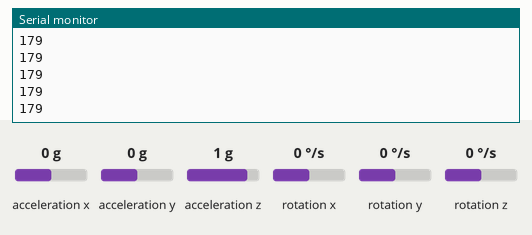
This program was run on a simulated ESP32. On the bench: the last lines printed to the serial monitor. The test bench sets the inputs (shaded band); at power-on: rotation z 0 °/s, acceleration x 0 g, acceleration y 0 g, acceleration z 1 g, rotation x 0 °/s, rotation y 0 °/s.

Above: at 1.7 s.
1.8 s: rotation z set to -192 °/s
At 2.9 s:
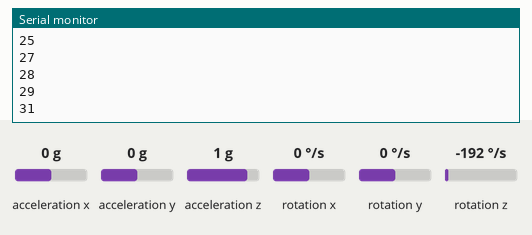
3.3 s: acceleration x set to -1.4 g
At 4.1 s:
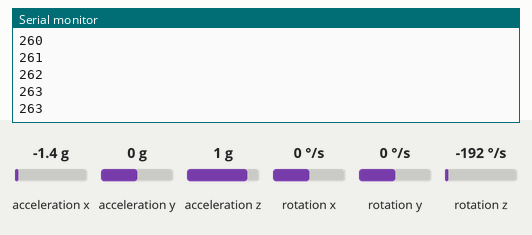
4.8 s: acceleration y set to -1.4 g
At 5.7 s:
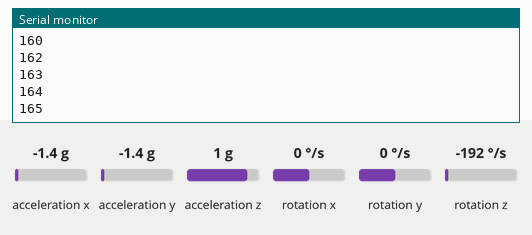
6.3 s: acceleration z set to -1.4 g
At 7.4 s:
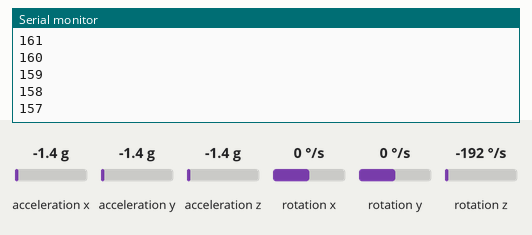
Timing chart, 0 to 8.8 s (numbered marks = the images above; inputs shaded):
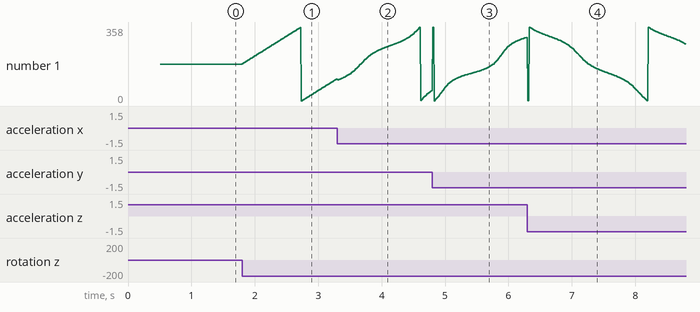

Measured:
- after the input at 1.8 s, the serial monitor: prints a new line at once (image 1)
- plotted number 1: 179 → 108 after the input at 1.8 s

The program:

main.cpp
```cpp
#include "I2Cdev.h"
#include "MPU6050_6Axis_MotionApps20.h"
#include "Wire.h"
#include "MpuMati.h"

MPUController mpuController;

void setup() {
  if (!mpuController.initializeMPU()) {
    while (1); // Detener ejecución si la inicialización falla
  }
}

void loop() {
mpuController.processMPUData();
}
```

MpuMati.h
```cpp
/**
 * Controlador MPU6050 con DMP
 * Este programa sirve como controlador para el sensor MPU6050 para obtener datos precisos de aceleración y giroscopio.
 *
 * Clase MPUController:
 * - initializeMPU(): Inicializa el MPU6050 y configura el DMP. Establece la velocidad de comunicación I2C,
 * activa el MPU6050 y configura la sensibilidad del acelerómetro y giroscopio. Además, inicializa el DMP y
 * configura los offsets del MPU6050 para corregir errores.
 * - processMPUData(): Procesa los datos del MPU6050 utilizando el DMP y muestra el ángulo de yaw en grados en la consola.
 *
 * Métodos Privados:
 * - setMPUOffsets(): Configura los offsets del MPU6050 con valores obtenidos de la calibración. Es recomendable ejecutar el
 * programa de calibración proporcionado en la carpeta /calibrar para obtener estos valores específicos para cada sensor.
 * - printYawAngle(): Muestra el ángulo de yaw en la consola. La información se presenta en grados.
 * - printAngles(): Muestra los ángulos de yaw, pitch y roll en la consola, también en grados.
 *
 * Variables y Estructuras de Datos:
 * - mpu: Instancia de la clase MPU6050 para interactuar con el sensor.
 * - devStatus: Estado de inicialización del DMP.
 * - packetSize: Tamaño del paquete FIFO del DMP.
 * - fifoBuffer: Búfer FIFO para almacenar datos del DMP.
 * - q: Cuaternión para almacenar datos de orientación.
 * - gravity: VectorFloat para almacenar la gravedad calculada.
 * - ypr: Matriz de ángulos de yaw, pitch y roll.
 *
 * Variables Adicionales:
 * - dmpReady: Estado para verificar si el DMP está listo. Actualmente establecido en true.
 *
 * Notas Adicionales:
 * Es recomendable ejecutar el programa de calibración incluido para obtener offsets precisos para el sensor MPU6050.
 * La clase MPUController proporciona métodos para inicializar el sensor y procesar sus datos, facilitando la
 * integración del MPU6050 en proyectos más grandes.
 *
*/

#include "I2Cdev.h"
#include "MPU6050_6Axis_MotionApps20.h"
#include "Wire.h"
#include "math.h"

class MPUController {
public:
  /**
    * Inicializa el MPU6050 y configura el DMP.
    *
    * True si la inicialización es exitosa, false de lo contrario.
    */
  bool initializeMPU() {
    Wire.begin(); //Inicio de comunicación I2C
    Wire.setClock(400000); // Configura la velocidad de I2C a 400kHz
    Serial.begin(115200);

    /**
    * Encendido y preparación del MPU para su uso
    * Se activa y saca de suspención al dispositivo lo cual debe hacerse después del arranque)
    * Se configura el acelerómetro y giroscopio en su forma más sensible
    * +/- 2g y +/- 250 grados/seg
    */
    mpu.initialize();

    devStatus = mpu.dmpInitialize();

    if (devStatus == 0) {
      // Configura los offsets del MPU6050
      setMPUOffsets();
      mpu.setDMPEnabled(true);
      packetSize = mpu.dmpGetFIFOPacketSize();
      return true;
    } else {
      Serial.print(F("DMP Initialization failed (code "));
      Serial.print(devStatus);
      Serial.println(F(")"));
      return false;
    }
  }

  /**
  * Procesa los datos del MPU6050 y muestra el ángulo de yaw en grados.
  * (Tal vez esté bueno que se pueda configurar que mostrar desde el main)
  */
  void processMPUData() {
    if (!dmpReady) return;

    if (mpu.dmpGetCurrentFIFOPacket(fifoBuffer)) {
      mpu.dmpGetQuaternion(&q, fifoBuffer);
      mpu.dmpGetGravity(&gravity, &q);
      mpu.dmpGetYawPitchRoll(ypr, &q, &gravity);
      //printYawAngle();
      printCorrectedYawAngle();
    }
  }

private:
  MPU6050 mpu;
  uint8_t devStatus;
  uint16_t packetSize;
  uint8_t fifoBuffer[64];
  Quaternion q;
  VectorFloat gravity;
  float ypr[3];

  bool dmpReady = true;

  /**
   * Configura los offsets del MPU6050.
   * Se utilizan valores obtenidos de la calibración
   * Para obtener los valores de un nuevo sensor hay que ejecutar
   * el programa de calibración incluido en la carpeta /src
   */
  void setMPUOffsets() {
    mpu.setXGyroOffset(73);
    mpu.setYGyroOffset(-19);
    mpu.setZGyroOffset(-18);
    mpu.setZAccelOffset(720);
  }

  /**
   * Muestra el ángulo de yaw en la consola.
   */
  void printYawAngle() {
    Serial.println(int(ypr[0] * 180/M_PI)+179);
  }

  /**
   * Muestra el ángulo de yaw corregido en la consola.
   * Se emplea una corrección trigonométrica básica para minimizar el impacto
   * generado por PITCH y ROLL
  */
  void printCorrectedYawAngle(){
    float compensatedYaw = ypr[0] - sin(radians(ypr[1])) * tan(radians(ypr[2]));
    Serial.println(int(compensatedYaw * 180/M_PI) + 179);
  }

  /**
   * Muestra yaw, pitch y roll en la consola.
   */
  void printAngles() {
    Serial.println(int(ypr[0] * 180/M_PI));
    Serial.println(int(ypr[1] * 180/M_PI));
    Serial.println(int(ypr[2] * 180/M_PI));
  }
};
```
